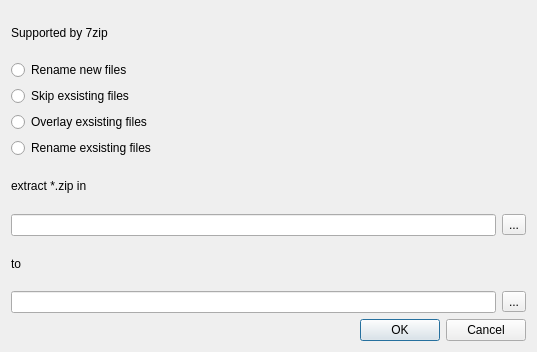
<?xml version="1.0" encoding="UTF-8"?>
<ui version="4.0">
 <class>ExtractDialog</class>
 <widget class="QDialog" name="ExtractDialog">
  <property name="geometry">
   <rect>
    <x>0</x>
    <y>0</y>
    <width>537</width>
    <height>352</height>
   </rect>
  </property>
  <property name="windowTitle">
   <string>Dialog</string>
  </property>
  <layout class="QGridLayout" name="gridLayout">
   <item row="12" column="0">
    <widget class="QDialogButtonBox" name="buttonBox">
     <property name="orientation">
      <enum>Qt::Horizontal</enum>
     </property>
     <property name="standardButtons">
      <set>QDialogButtonBox::Cancel|QDialogButtonBox::Ok</set>
     </property>
    </widget>
   </item>
   <item row="0" column="0">
    <layout class="QGridLayout" name="gridLayout_2">
     <item row="8" column="1">
      <widget class="QToolButton" name="outputToolButton">
       <property name="text">
        <string>...</string>
       </property>
      </widget>
     </item>
     <item row="1" column="0">
      <widget class="QRadioButton" name="renameNRadioButton">
       <property name="text">
        <string>Rename new files</string>
       </property>
      </widget>
     </item>
     <item row="3" column="0">
      <widget class="QRadioButton" name="overlayRadioButton">
       <property name="text">
        <string>Overlay exsisting files</string>
       </property>
      </widget>
     </item>
     <item row="5" column="0">
      <widget class="QLabel" name="label">
       <property name="text">
        <string>extract *.zip in</string>
       </property>
      </widget>
     </item>
     <item row="0" column="0">
      <widget class="QLabel" name="label_3">
       <property name="text">
        <string>Supported by 7zip</string>
       </property>
      </widget>
     </item>
     <item row="7" column="0">
      <widget class="QLabel" name="label_2">
       <property name="text">
        <string>to</string>
       </property>
      </widget>
     </item>
     <item row="4" column="0">
      <widget class="QRadioButton" name="renameERadioButton">
       <property name="text">
        <string>Rename exsisting files</string>
       </property>
      </widget>
     </item>
     <item row="6" column="0">
      <widget class="QLineEdit" name="inputLineEdit"/>
     </item>
     <item row="6" column="1">
      <widget class="QToolButton" name="inputToolButton">
       <property name="text">
        <string>...</string>
       </property>
      </widget>
     </item>
     <item row="8" column="0">
      <widget class="QLineEdit" name="outputLineEdit"/>
     </item>
     <item row="2" column="0">
      <widget class="QRadioButton" name="skipRadioButton">
       <property name="text">
        <string>Skip exsisting files</string>
       </property>
      </widget>
     </item>
    </layout>
   </item>
  </layout>
 </widget>
 <resources/>
 <connections>
  <connection>
   <sender>buttonBox</sender>
   <signal>accepted()</signal>
   <receiver>ExtractDialog</receiver>
   <slot>accept()</slot>
   <hints>
    <hint type="sourcelabel">
     <x>248</x>
     <y>254</y>
    </hint>
    <hint type="destinationlabel">
     <x>157</x>
     <y>274</y>
    </hint>
   </hints>
  </connection>
  <connection>
   <sender>buttonBox</sender>
   <signal>rejected()</signal>
   <receiver>ExtractDialog</receiver>
   <slot>reject()</slot>
   <hints>
    <hint type="sourcelabel">
     <x>316</x>
     <y>260</y>
    </hint>
    <hint type="destinationlabel">
     <x>286</x>
     <y>274</y>
    </hint>
   </hints>
  </connection>
 </connections>
</ui>
